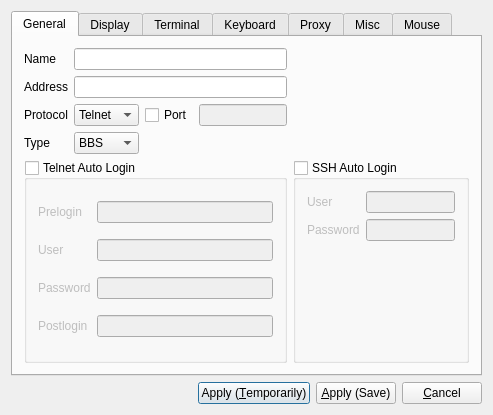
<?xml version="1.0" encoding="UTF-8"?>
<ui version="4.0">
 <class>addrDialog</class>
 <widget class="QDialog" name="addrDialog">
  <property name="geometry">
   <rect>
    <x>0</x>
    <y>0</y>
    <width>493</width>
    <height>383</height>
   </rect>
  </property>
  <property name="windowTitle">
   <string>Site Setting</string>
  </property>
  <layout class="QGridLayout" name="gridLayout_4">
   <item row="1" column="0">
    <spacer>
     <property name="orientation">
      <enum>Qt::Horizontal</enum>
     </property>
     <property name="sizeHint" stdset="0">
      <size>
       <width>40</width>
       <height>20</height>
      </size>
     </property>
    </spacer>
   </item>
   <item row="1" column="1">
    <widget class="QPushButton" name="applyPushButton">
     <property name="text">
      <string>Apply (&amp;Temporarily)</string>
     </property>
    </widget>
   </item>
   <item row="1" column="3">
    <widget class="QPushButton" name="closePushButton">
     <property name="text">
      <string>&amp;Cancel</string>
     </property>
     <property name="shortcut">
      <string/>
     </property>
     <property name="autoDefault">
      <bool>true</bool>
     </property>
    </widget>
   </item>
   <item row="1" column="2">
    <widget class="QPushButton" name="savePushButton">
     <property name="text">
      <string>&amp;Apply (Save)</string>
     </property>
    </widget>
   </item>
   <item row="0" column="0" colspan="4">
    <widget class="QTabWidget" name="tabWidget">
     <property name="currentIndex">
      <number>0</number>
     </property>
     <widget class="QWidget" name="Widget2">
      <attribute name="title">
       <string>General</string>
      </attribute>
      <layout class="QGridLayout">
       <item row="0" column="0">
        <layout class="QGridLayout" name="_2">
         <item row="0" column="0">
          <widget class="QLabel" name="TextLabel1">
           <property name="text">
            <string>Name</string>
           </property>
           <property name="alignment">
            <set>Qt::AlignVCenter</set>
           </property>
          </widget>
         </item>
         <item row="0" column="1" colspan="3">
          <widget class="QLineEdit" name="nameLineEdit"/>
         </item>
         <item row="1" column="0">
          <widget class="QLabel" name="TextLabel2">
           <property name="text">
            <string>Address</string>
           </property>
           <property name="alignment">
            <set>Qt::AlignVCenter</set>
           </property>
          </widget>
         </item>
         <item row="1" column="1" colspan="3">
          <widget class="QLineEdit" name="addrLineEdit"/>
         </item>
         <item row="2" column="0">
          <widget class="QLabel" name="TextLabel1_3">
           <property name="text">
            <string>Protocol</string>
           </property>
          </widget>
         </item>
         <item row="2" column="1">
          <widget class="QComboBox" name="protocolComboBox">
           <item>
            <property name="text">
             <string>Telnet</string>
            </property>
           </item>
           <item>
            <property name="text">
             <string>SSH1</string>
            </property>
           </item>
           <item>
            <property name="text">
             <string>SSH2</string>
            </property>
           </item>
          </widget>
         </item>
         <item row="2" column="3">
          <widget class="QLineEdit" name="portLineEdit">
           <property name="enabled">
            <bool>false</bool>
           </property>
          </widget>
         </item>
         <item row="3" column="0">
          <widget class="QLabel" name="TextLabel3_6">
           <property name="text">
            <string>Type</string>
           </property>
          </widget>
         </item>
         <item row="3" column="1">
          <widget class="QComboBox" name="hostTypeComboBox">
           <item>
            <property name="text">
             <string>BBS</string>
            </property>
           </item>
           <item>
            <property name="text">
             <string>*NIX</string>
            </property>
           </item>
          </widget>
         </item>
         <item row="4" column="0" colspan="4">
          <widget class="QGroupBox" name="telnetAutoLoginGroup">
           <property name="title">
            <string>Telnet Auto Login</string>
           </property>
           <property name="checkable">
            <bool>true</bool>
           </property>
           <property name="checked">
            <bool>false</bool>
           </property>
           <layout class="QGridLayout">
            <item row="0" column="0">
             <widget class="QLabel" name="TextLabel1_2">
              <property name="text">
               <string>Prelogin</string>
              </property>
             </widget>
            </item>
            <item row="0" column="1">
             <widget class="QLineEdit" name="preloginLineEdit"/>
            </item>
            <item row="1" column="0">
             <widget class="QLabel" name="TextLabel4">
              <property name="text">
               <string>User</string>
              </property>
              <property name="alignment">
               <set>Qt::AlignVCenter</set>
              </property>
             </widget>
            </item>
            <item row="1" column="1">
             <widget class="QLineEdit" name="userLineEdit"/>
            </item>
            <item row="2" column="0">
             <widget class="QLabel" name="TextLabel5">
              <property name="text">
               <string>Password</string>
              </property>
              <property name="alignment">
               <set>Qt::AlignVCenter</set>
              </property>
             </widget>
            </item>
            <item row="2" column="1">
             <widget class="QLineEdit" name="passwdLineEdit">
              <property name="echoMode">
               <enum>QLineEdit::Password</enum>
              </property>
             </widget>
            </item>
            <item row="3" column="0">
             <widget class="QLabel" name="TextLabel11">
              <property name="text">
               <string>Postlogin</string>
              </property>
             </widget>
            </item>
            <item row="3" column="1">
             <widget class="QLineEdit" name="postloginLineEdit"/>
            </item>
           </layout>
          </widget>
         </item>
         <item row="2" column="2">
          <widget class="QCheckBox" name="portCheckBox">
           <property name="text">
            <string>Port</string>
           </property>
          </widget>
         </item>
         <item row="4" column="4">
          <widget class="QGroupBox" name="sshAutoLoginGroup">
           <property name="title">
            <string>SSH Auto Login</string>
           </property>
           <property name="checkable">
            <bool>true</bool>
           </property>
           <property name="checked">
            <bool>false</bool>
           </property>
           <layout class="QGridLayout">
            <item row="0" column="0">
             <widget class="QLabel" name="TextLabel2_3">
              <property name="text">
               <string>User</string>
              </property>
             </widget>
            </item>
            <item row="0" column="1">
             <widget class="QLineEdit" name="sshuserLineEdit"/>
            </item>
            <item row="1" column="0">
             <widget class="QLabel" name="TextLabel3_3">
              <property name="text">
               <string>Password</string>
              </property>
             </widget>
            </item>
            <item row="1" column="1">
             <widget class="QLineEdit" name="sshpasswdLineEdit">
              <property name="echoMode">
               <enum>QLineEdit::Password</enum>
              </property>
             </widget>
            </item>
            <item row="2" column="0">
             <spacer>
              <property name="orientation">
               <enum>Qt::Vertical</enum>
              </property>
              <property name="sizeHint" stdset="0">
               <size>
                <width>20</width>
                <height>40</height>
               </size>
              </property>
             </spacer>
            </item>
           </layout>
          </widget>
         </item>
        </layout>
       </item>
      </layout>
     </widget>
     <widget class="QWidget" name="tab1">
      <attribute name="title">
       <string>Display</string>
      </attribute>
      <layout class="QGridLayout" name="gridLayout_3">
       <item row="0" column="0">
        <widget class="QLabel" name="TextLabel6">
         <property name="text">
          <string>BBS Encoding</string>
         </property>
        </widget>
       </item>
       <item row="0" column="1">
        <widget class="QComboBox" name="bbscodeComboBox">
         <item>
          <property name="text">
           <string>GBK</string>
          </property>
         </item>
         <item>
          <property name="text">
           <string>BIG5</string>
          </property>
         </item>
         <item>
          <property name="text">
           <string>UTF8</string>
          </property>
         </item>
         <item>
          <property name="text">
           <string>BIG5-HKSCS</string>
          </property>
         </item>
         <item>
          <property name="text">
           <string>BIG5-UAO</string>
          </property>
         </item>
        </widget>
       </item>
       <item row="2" column="0">
        <widget class="QCheckBox" name="highlightCheckBox">
         <property name="text">
          <string>Always Hightlight</string>
         </property>
        </widget>
       </item>
       <item row="4" column="0" rowspan="4" colspan="4">
        <widget class="QLabel" name="fontPreviewer">
         <property name="autoFillBackground">
          <bool>true</bool>
         </property>
         <property name="text">
          <string>TextLabel3</string>
         </property>
         <property name="textFormat">
          <enum>Qt::RichText</enum>
         </property>
         <property name="alignment">
          <set>Qt::AlignCenter</set>
         </property>
        </widget>
       </item>
       <item row="2" column="3">
        <widget class="QLabel" name="label_4">
         <property name="text">
          <string>Align Mode</string>
         </property>
        </widget>
       </item>
       <item row="0" column="4">
        <widget class="QSpinBox" name="lineSpacingSpinBox"/>
       </item>
       <item row="0" column="3">
        <widget class="QLabel" name="label_3">
         <property name="text">
          <string>Line Spacing</string>
         </property>
        </widget>
       </item>
       <item row="1" column="4">
        <widget class="QSpinBox" name="charSpacingSpinBox"/>
       </item>
       <item row="1" column="3">
        <widget class="QLabel" name="label_2">
         <property name="text">
          <string>Char Spacing</string>
         </property>
        </widget>
       </item>
       <item row="2" column="1">
        <widget class="QCheckBox" name="ansicolorCheckBox">
         <property name="text">
          <string>ANSI Color</string>
         </property>
        </widget>
       </item>
       <item row="2" column="4">
        <widget class="QComboBox" name="alignComboBox">
         <item>
          <property name="text">
           <string>Align Mid</string>
          </property>
         </item>
         <item>
          <property name="text">
           <string>Align Bottom</string>
          </property>
         </item>
         <item>
          <property name="text">
           <string>Align Top</string>
          </property>
         </item>
        </widget>
       </item>
       <item row="7" column="4">
        <widget class="QComboBox" name="schemaComboBox"/>
       </item>
       <item row="6" column="4">
        <widget class="QPushButton" name="bgcolorPushButton">
         <property name="text">
          <string>Background</string>
         </property>
        </widget>
       </item>
       <item row="5" column="4">
        <widget class="QPushButton" name="fgcolorPushButton">
         <property name="text">
          <string>Text Color</string>
         </property>
        </widget>
       </item>
       <item row="4" column="4">
        <widget class="QToolButton" name="fontToolButton">
         <property name="sizePolicy">
          <sizepolicy hsizetype="Minimum" vsizetype="Fixed">
           <horstretch>0</horstretch>
           <verstretch>0</verstretch>
          </sizepolicy>
         </property>
         <property name="text">
          <string>Font</string>
         </property>
         <property name="popupMode">
          <enum>QToolButton::InstantPopup</enum>
         </property>
         <property name="toolButtonStyle">
          <enum>Qt::ToolButtonTextOnly</enum>
         </property>
         <property name="arrowType">
          <enum>Qt::DownArrow</enum>
         </property>
        </widget>
       </item>
       <item row="1" column="0" colspan="2">
        <widget class="QComboBox" name="fontAdjustComboBox">
         <property name="currentIndex">
          <number>1</number>
         </property>
         <item>
          <property name="text">
           <string>Keep Font; Adjust Row/Column.</string>
          </property>
         </item>
         <item>
          <property name="text">
           <string>Keep Row/Column; Adjust Font.</string>
          </property>
         </item>
         <item>
          <property name="text">
           <string>Keep Font; Keep Row/Column.</string>
          </property>
         </item>
        </widget>
       </item>
      </layout>
     </widget>
     <widget class="QWidget" name="tab2">
      <attribute name="title">
       <string>Terminal</string>
      </attribute>
      <layout class="QGridLayout">
       <item row="0" column="0">
        <widget class="QLabel" name="TextLabel1_5">
         <property name="text">
          <string>Term Type</string>
         </property>
        </widget>
       </item>
       <item row="0" column="1">
        <widget class="QLineEdit" name="termtypeLineEdit"/>
       </item>
       <item row="0" column="2">
        <widget class="QLabel" name="TextLabel2_5">
         <property name="text">
          <string>Key Type</string>
         </property>
        </widget>
       </item>
       <item row="0" column="3">
        <widget class="QComboBox" name="keytypeComboBox">
         <item>
          <property name="text">
           <string>VT100</string>
          </property>
         </item>
         <item>
          <property name="text">
           <string>XTERM</string>
          </property>
         </item>
         <item>
          <property name="text">
           <string>BBS</string>
          </property>
         </item>
        </widget>
       </item>
       <item row="1" column="0">
        <widget class="QLabel" name="TextLabel3_4">
         <property name="text">
          <string>Columns</string>
         </property>
        </widget>
       </item>
       <item row="1" column="1">
        <widget class="QLineEdit" name="columnLineEdit"/>
       </item>
       <item row="1" column="2">
        <widget class="QLabel" name="TextLabel5_3">
         <property name="text">
          <string>Scroll Lines</string>
         </property>
        </widget>
       </item>
       <item row="1" column="3">
        <widget class="QLineEdit" name="scrollLineEdit"/>
       </item>
       <item row="2" column="0">
        <widget class="QLabel" name="TextLabel4_3">
         <property name="text">
          <string>Rows</string>
         </property>
        </widget>
       </item>
       <item row="2" column="1">
        <widget class="QLineEdit" name="rowLineEdit"/>
       </item>
       <item row="2" column="2">
        <widget class="QLabel" name="TextLabel6_3">
         <property name="text">
          <string>Cursor Type</string>
         </property>
        </widget>
       </item>
       <item row="2" column="3">
        <widget class="QComboBox" name="cursorTypeComboBox">
         <item>
          <property name="text">
           <string>Block</string>
          </property>
         </item>
         <item>
          <property name="text">
           <string>Underline</string>
          </property>
         </item>
         <item>
          <property name="text">
           <string>I Type</string>
          </property>
         </item>
        </widget>
       </item>
       <item row="3" column="0" colspan="2">
        <widget class="QLabel" name="TextLabel1_4">
         <property name="text">
          <string>Escape string (i.e. *[ )</string>
         </property>
        </widget>
       </item>
       <item row="3" column="2" colspan="2">
        <widget class="QLineEdit" name="escapeLineEdit"/>
       </item>
      </layout>
     </widget>
     <widget class="QWidget" name="tab7">
      <attribute name="title">
       <string>Keyboard</string>
      </attribute>
      <layout class="QVBoxLayout" name="verticalLayout">
       <item>
        <widget class="QGroupBox" name="BackSpace">
         <property name="title">
          <string>BackSpace Setting</string>
         </property>
         <layout class="QGridLayout" name="_3">
          <item row="0" column="0">
           <widget class="QRadioButton" name="backspace8">
            <property name="text">
             <string>Send backspace as ^H</string>
            </property>
           </widget>
          </item>
          <item row="0" column="1">
           <widget class="QRadioButton" name="backspace127">
            <property name="text">
             <string>Send backspace as ^? (127)</string>
            </property>
           </widget>
          </item>
         </layout>
        </widget>
       </item>
       <item>
        <spacer name="spacer">
         <property name="orientation">
          <enum>Qt::Vertical</enum>
         </property>
         <property name="sizeHint" stdset="0">
          <size>
           <width>20</width>
           <height>40</height>
          </size>
         </property>
        </spacer>
       </item>
      </layout>
     </widget>
     <widget class="QWidget" name="tab3">
      <attribute name="title">
       <string>Proxy</string>
      </attribute>
      <layout class="QGridLayout">
       <item row="0" column="0">
        <widget class="QLabel" name="TextLabel2_2">
         <property name="text">
          <string>Type</string>
         </property>
        </widget>
       </item>
       <item row="0" column="1">
        <widget class="QComboBox" name="proxytypeComboBox">
         <item>
          <property name="text">
           <string>None</string>
          </property>
         </item>
         <item>
          <property name="text">
           <string>Wingate</string>
          </property>
         </item>
         <item>
          <property name="text">
           <string>SOCKS4</string>
          </property>
         </item>
         <item>
          <property name="text">
           <string>SOCKS5</string>
          </property>
         </item>
         <item>
          <property name="text">
           <string>HTTP</string>
          </property>
         </item>
        </widget>
       </item>
       <item row="1" column="0">
        <widget class="QLabel" name="TextLabel3_2">
         <property name="text">
          <string>Address</string>
         </property>
        </widget>
       </item>
       <item row="1" column="1">
        <widget class="QLineEdit" name="proxyaddrLineEdit"/>
       </item>
       <item row="1" column="2">
        <widget class="QLabel" name="TextLabel4_2">
         <property name="text">
          <string>Port</string>
         </property>
        </widget>
       </item>
       <item row="1" column="3">
        <widget class="QLineEdit" name="proxyportLineEdit"/>
       </item>
       <item row="2" column="0" colspan="4">
        <widget class="QGroupBox" name="authentationGroup">
         <property name="title">
          <string>Authentation</string>
         </property>
         <property name="checkable">
          <bool>true</bool>
         </property>
         <property name="checked">
          <bool>false</bool>
         </property>
         <layout class="QGridLayout">
          <item row="0" column="0">
           <widget class="QLabel" name="TextLabel5_2">
            <property name="text">
             <string>User</string>
            </property>
           </widget>
          </item>
          <item row="0" column="1">
           <widget class="QLineEdit" name="proxyuserLineEdit"/>
          </item>
          <item row="1" column="0">
           <widget class="QLabel" name="TextLabel5_4">
            <property name="text">
             <string>Password</string>
            </property>
           </widget>
          </item>
          <item row="1" column="1">
           <widget class="QLineEdit" name="proxypasswdLineEdit"/>
          </item>
         </layout>
        </widget>
       </item>
       <item row="3" column="0">
        <spacer>
         <property name="orientation">
          <enum>Qt::Vertical</enum>
         </property>
         <property name="sizeHint" stdset="0">
          <size>
           <width>20</width>
           <height>40</height>
          </size>
         </property>
        </spacer>
       </item>
      </layout>
     </widget>
     <widget class="QWidget" name="Widget3">
      <attribute name="title">
       <string>Misc</string>
      </attribute>
      <layout class="QGridLayout" name="gridLayout_2">
       <item row="0" column="0" colspan="5">
        <widget class="QGroupBox" name="antiIdleGroupBox">
         <property name="title">
          <string>Anti-idle</string>
         </property>
         <property name="checkable">
          <bool>true</bool>
         </property>
         <layout class="QGridLayout" name="gridLayout">
          <item row="0" column="1">
           <widget class="QLineEdit" name="antiLineEdit"/>
          </item>
          <item row="1" column="0">
           <widget class="QLabel" name="TextLabel8">
            <property name="text">
             <string>Max Idle Time</string>
            </property>
           </widget>
          </item>
          <item row="1" column="1">
           <widget class="QLineEdit" name="idletimeLineEdit"/>
          </item>
          <item row="1" column="2">
           <widget class="QLabel" name="TextLabel9">
            <property name="text">
             <string>s</string>
            </property>
           </widget>
          </item>
          <item row="0" column="0">
           <widget class="QLabel" name="label">
            <property name="text">
             <string>Anti-idle String</string>
            </property>
           </widget>
          </item>
          <item row="0" column="2">
           <spacer name="horizontalSpacer">
            <property name="orientation">
             <enum>Qt::Horizontal</enum>
            </property>
            <property name="sizeHint" stdset="0">
             <size>
              <width>40</width>
              <height>20</height>
             </size>
            </property>
           </spacer>
          </item>
         </layout>
        </widget>
       </item>
       <item row="1" column="0" colspan="2">
        <widget class="QLabel" name="textLabel1_2">
         <property name="text">
          <string>Key to reply message</string>
         </property>
        </widget>
       </item>
       <item row="1" column="2">
        <widget class="QLineEdit" name="replykeyLineEdit"/>
       </item>
       <item row="2" column="0" colspan="2">
        <widget class="QCheckBox" name="replyCheckBox">
         <property name="text">
          <string>Autoreply Message</string>
         </property>
        </widget>
       </item>
       <item row="2" column="2" colspan="3">
        <widget class="QLineEdit" name="replyLineEdit">
         <property name="enabled">
          <bool>false</bool>
         </property>
        </widget>
       </item>
       <item row="3" column="0" colspan="3">
        <widget class="QCheckBox" name="reconnectCheckBox">
         <property name="text">
          <string>When disconnected, reconnect every</string>
         </property>
        </widget>
       </item>
       <item row="3" column="3">
        <widget class="QLineEdit" name="reconnectLineEdit">
         <property name="enabled">
          <bool>false</bool>
         </property>
        </widget>
       </item>
       <item row="3" column="4">
        <widget class="QLabel" name="textLabel2">
         <property name="text">
          <string>s</string>
         </property>
        </widget>
       </item>
       <item row="4" column="0">
        <widget class="QLabel" name="textLabel4">
         <property name="text">
          <string>For Maximum</string>
         </property>
        </widget>
       </item>
       <item row="4" column="1" colspan="2">
        <widget class="QLineEdit" name="retryLineEdit">
         <property name="enabled">
          <bool>false</bool>
         </property>
        </widget>
       </item>
       <item row="4" column="3" colspan="2">
        <widget class="QLabel" name="textLabel5">
         <property name="text">
          <string>Times (-1 means infinite)</string>
         </property>
        </widget>
       </item>
       <item row="6" column="0" colspan="2">
        <widget class="QCheckBox" name="scriptCheckBox">
         <property name="text">
          <string>Load Control Script</string>
         </property>
        </widget>
       </item>
       <item row="7" column="0" colspan="3">
        <widget class="QLineEdit" name="scriptLineEdit">
         <property name="enabled">
          <bool>false</bool>
         </property>
        </widget>
       </item>
       <item row="7" column="3" colspan="2">
        <widget class="QPushButton" name="scriptPushButton">
         <property name="enabled">
          <bool>false</bool>
         </property>
         <property name="text">
          <string>Browse...</string>
         </property>
        </widget>
       </item>
       <item row="8" column="0">
        <widget class="QCheckBox" name="zmodemCheck">
         <property name="text">
          <string>Enable Zmodem</string>
         </property>
        </widget>
       </item>
       <item row="8" column="3">
        <widget class="QCheckBox" name="buzzCheck">
         <property name="text">
          <string>Enable Buzz</string>
         </property>
        </widget>
       </item>
       <item row="8" column="2">
        <widget class="QCheckBox" name="beepCheck">
         <property name="text">
          <string>Enable Beep</string>
         </property>
        </widget>
       </item>
       <item row="5" column="0" colspan="3">
        <widget class="QCheckBox" name="autoCloseWinCheckBox">
         <property name="text">
          <string>When disconnected, close window automatically</string>
         </property>
        </widget>
       </item>
      </layout>
     </widget>
     <widget class="QWidget" name="tab4">
      <attribute name="title">
       <string>Mouse</string>
      </attribute>
      <layout class="QGridLayout">
       <item row="0" column="0">
        <widget class="QGroupBox" name="menuGroup">
         <property name="title">
          <string>Menu Type</string>
         </property>
         <layout class="QGridLayout">
          <item row="0" column="0">
           <widget class="QRadioButton" name="radioButton1">
            <property name="text">
             <string>Underline</string>
            </property>
           </widget>
          </item>
          <item row="0" column="1">
           <widget class="QRadioButton" name="radioButton2">
            <property name="text">
             <string>Reverse</string>
            </property>
           </widget>
          </item>
          <item row="0" column="2">
           <widget class="QRadioButton" name="radioButton3">
            <property name="text">
             <string>Custom Color</string>
            </property>
           </widget>
          </item>
          <item row="1" column="0" colspan="2">
           <widget class="QLabel" name="menuLabel">
            <property name="autoFillBackground">
             <bool>true</bool>
            </property>
            <property name="text">
             <string>Menu Color</string>
            </property>
            <property name="alignment">
             <set>Qt::AlignCenter</set>
            </property>
           </widget>
          </item>
          <item row="1" column="2">
           <widget class="QPushButton" name="menuColorButton">
            <property name="text">
             <string>Color...</string>
            </property>
           </widget>
          </item>
         </layout>
        </widget>
       </item>
       <item row="2" column="0">
        <spacer>
         <property name="orientation">
          <enum>Qt::Vertical</enum>
         </property>
         <property name="sizeHint" stdset="0">
          <size>
           <width>20</width>
           <height>40</height>
          </size>
         </property>
        </spacer>
       </item>
       <item row="1" column="0">
        <widget class="QCheckBox" name="mouseCheck">
         <property name="text">
          <string>Enable Mouse Support</string>
         </property>
        </widget>
       </item>
      </layout>
     </widget>
    </widget>
   </item>
  </layout>
 </widget>
 <layoutdefault spacing="6" margin="11"/>
 <tabstops>
  <tabstop>tabWidget</tabstop>
  <tabstop>nameLineEdit</tabstop>
  <tabstop>addrLineEdit</tabstop>
  <tabstop>portLineEdit</tabstop>
  <tabstop>hostTypeComboBox</tabstop>
  <tabstop>preloginLineEdit</tabstop>
  <tabstop>userLineEdit</tabstop>
  <tabstop>passwdLineEdit</tabstop>
  <tabstop>postloginLineEdit</tabstop>
  <tabstop>bbscodeComboBox</tabstop>
  <tabstop>highlightCheckBox</tabstop>
  <tabstop>termtypeLineEdit</tabstop>
  <tabstop>keytypeComboBox</tabstop>
  <tabstop>columnLineEdit</tabstop>
  <tabstop>scrollLineEdit</tabstop>
  <tabstop>rowLineEdit</tabstop>
  <tabstop>cursorTypeComboBox</tabstop>
  <tabstop>escapeLineEdit</tabstop>
  <tabstop>idletimeLineEdit</tabstop>
  <tabstop>replykeyLineEdit</tabstop>
  <tabstop>replyCheckBox</tabstop>
  <tabstop>replyLineEdit</tabstop>
  <tabstop>reconnectCheckBox</tabstop>
  <tabstop>reconnectLineEdit</tabstop>
  <tabstop>retryLineEdit</tabstop>
  <tabstop>autoCloseWinCheckBox</tabstop>
  <tabstop>scriptCheckBox</tabstop>
  <tabstop>scriptLineEdit</tabstop>
  <tabstop>scriptPushButton</tabstop>
  <tabstop>radioButton1</tabstop>
  <tabstop>radioButton2</tabstop>
  <tabstop>radioButton3</tabstop>
  <tabstop>menuColorButton</tabstop>
  <tabstop>applyPushButton</tabstop>
  <tabstop>closePushButton</tabstop>
 </tabstops>
 <resources/>
 <connections>
  <connection>
   <sender>radioButton2</sender>
   <signal>toggled(bool)</signal>
   <receiver>menuColorButton</receiver>
   <slot>setDisabled(bool)</slot>
   <hints>
    <hint type="sourcelabel">
     <x>260</x>
     <y>79</y>
    </hint>
    <hint type="destinationlabel">
     <x>392</x>
     <y>110</y>
    </hint>
   </hints>
  </connection>
  <connection>
   <sender>radioButton1</sender>
   <signal>toggled(bool)</signal>
   <receiver>menuColorButton</receiver>
   <slot>setDisabled(bool)</slot>
   <hints>
    <hint type="sourcelabel">
     <x>53</x>
     <y>79</y>
    </hint>
    <hint type="destinationlabel">
     <x>392</x>
     <y>110</y>
    </hint>
   </hints>
  </connection>
  <connection>
   <sender>radioButton3</sender>
   <signal>toggled(bool)</signal>
   <receiver>menuColorButton</receiver>
   <slot>setEnabled(bool)</slot>
   <hints>
    <hint type="sourcelabel">
     <x>392</x>
     <y>79</y>
    </hint>
    <hint type="destinationlabel">
     <x>392</x>
     <y>110</y>
    </hint>
   </hints>
  </connection>
  <connection>
   <sender>replyCheckBox</sender>
   <signal>toggled(bool)</signal>
   <receiver>replyLineEdit</receiver>
   <slot>setEnabled(bool)</slot>
   <hints>
    <hint type="sourcelabel">
     <x>23</x>
     <y>158</y>
    </hint>
    <hint type="destinationlabel">
     <x>168</x>
     <y>156</y>
    </hint>
   </hints>
  </connection>
  <connection>
   <sender>reconnectCheckBox</sender>
   <signal>toggled(bool)</signal>
   <receiver>reconnectLineEdit</receiver>
   <slot>setEnabled(bool)</slot>
   <hints>
    <hint type="sourcelabel">
     <x>23</x>
     <y>184</y>
    </hint>
    <hint type="destinationlabel">
     <x>295</x>
     <y>182</y>
    </hint>
   </hints>
  </connection>
  <connection>
   <sender>reconnectCheckBox</sender>
   <signal>toggled(bool)</signal>
   <receiver>retryLineEdit</receiver>
   <slot>setEnabled(bool)</slot>
   <hints>
    <hint type="sourcelabel">
     <x>23</x>
     <y>184</y>
    </hint>
    <hint type="destinationlabel">
     <x>147</x>
     <y>213</y>
    </hint>
   </hints>
  </connection>
  <connection>
   <sender>scriptCheckBox</sender>
   <signal>toggled(bool)</signal>
   <receiver>scriptLineEdit</receiver>
   <slot>setEnabled(bool)</slot>
   <hints>
    <hint type="sourcelabel">
     <x>26</x>
     <y>236</y>
    </hint>
    <hint type="destinationlabel">
     <x>26</x>
     <y>261</y>
    </hint>
   </hints>
  </connection>
  <connection>
   <sender>scriptCheckBox</sender>
   <signal>toggled(bool)</signal>
   <receiver>scriptPushButton</receiver>
   <slot>setEnabled(bool)</slot>
   <hints>
    <hint type="sourcelabel">
     <x>26</x>
     <y>236</y>
    </hint>
    <hint type="destinationlabel">
     <x>289</x>
     <y>260</y>
    </hint>
   </hints>
  </connection>
  <connection>
   <sender>portCheckBox</sender>
   <signal>toggled(bool)</signal>
   <receiver>portLineEdit</receiver>
   <slot>setEnabled(bool)</slot>
   <hints>
    <hint type="sourcelabel">
     <x>187</x>
     <y>108</y>
    </hint>
    <hint type="destinationlabel">
     <x>209</x>
     <y>108</y>
    </hint>
   </hints>
  </connection>
  <connection>
   <sender>antiIdleGroupBox</sender>
   <signal>toggled(bool)</signal>
   <receiver>antiLineEdit</receiver>
   <slot>setEnabled(bool)</slot>
   <hints>
    <hint type="sourcelabel">
     <x>89</x>
     <y>42</y>
    </hint>
    <hint type="destinationlabel">
     <x>145</x>
     <y>67</y>
    </hint>
   </hints>
  </connection>
  <connection>
   <sender>antiIdleGroupBox</sender>
   <signal>toggled(bool)</signal>
   <receiver>idletimeLineEdit</receiver>
   <slot>setEnabled(bool)</slot>
   <hints>
    <hint type="sourcelabel">
     <x>114</x>
     <y>40</y>
    </hint>
    <hint type="destinationlabel">
     <x>270</x>
     <y>110</y>
    </hint>
   </hints>
  </connection>
  <connection>
   <sender>beepCheck</sender>
   <signal>toggled(bool)</signal>
   <receiver>buzzCheck</receiver>
   <slot>setEnabled(bool)</slot>
   <hints>
    <hint type="sourcelabel">
     <x>223</x>
     <y>301</y>
    </hint>
    <hint type="destinationlabel">
     <x>298</x>
     <y>299</y>
    </hint>
   </hints>
  </connection>
 </connections>
</ui>
